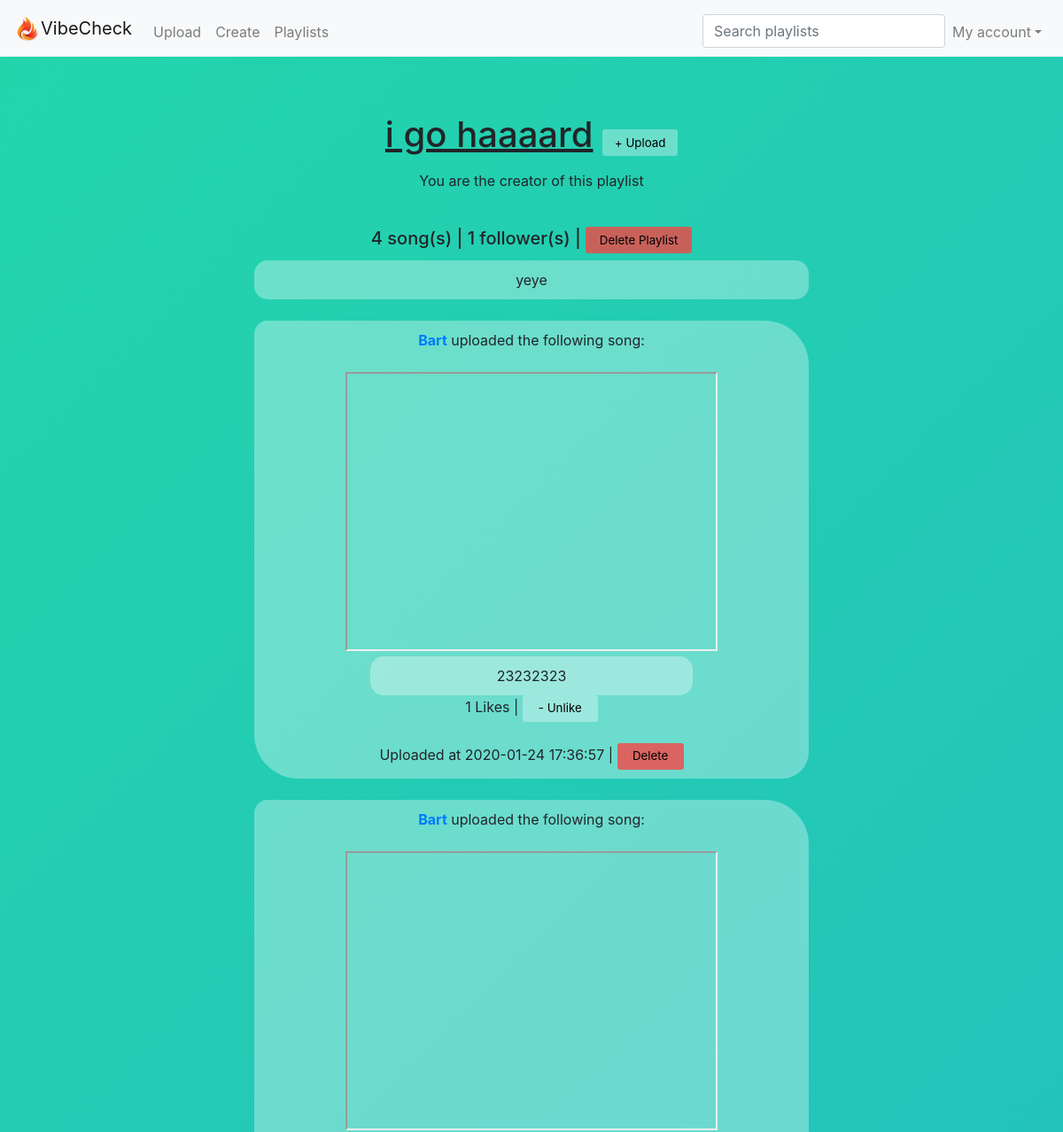
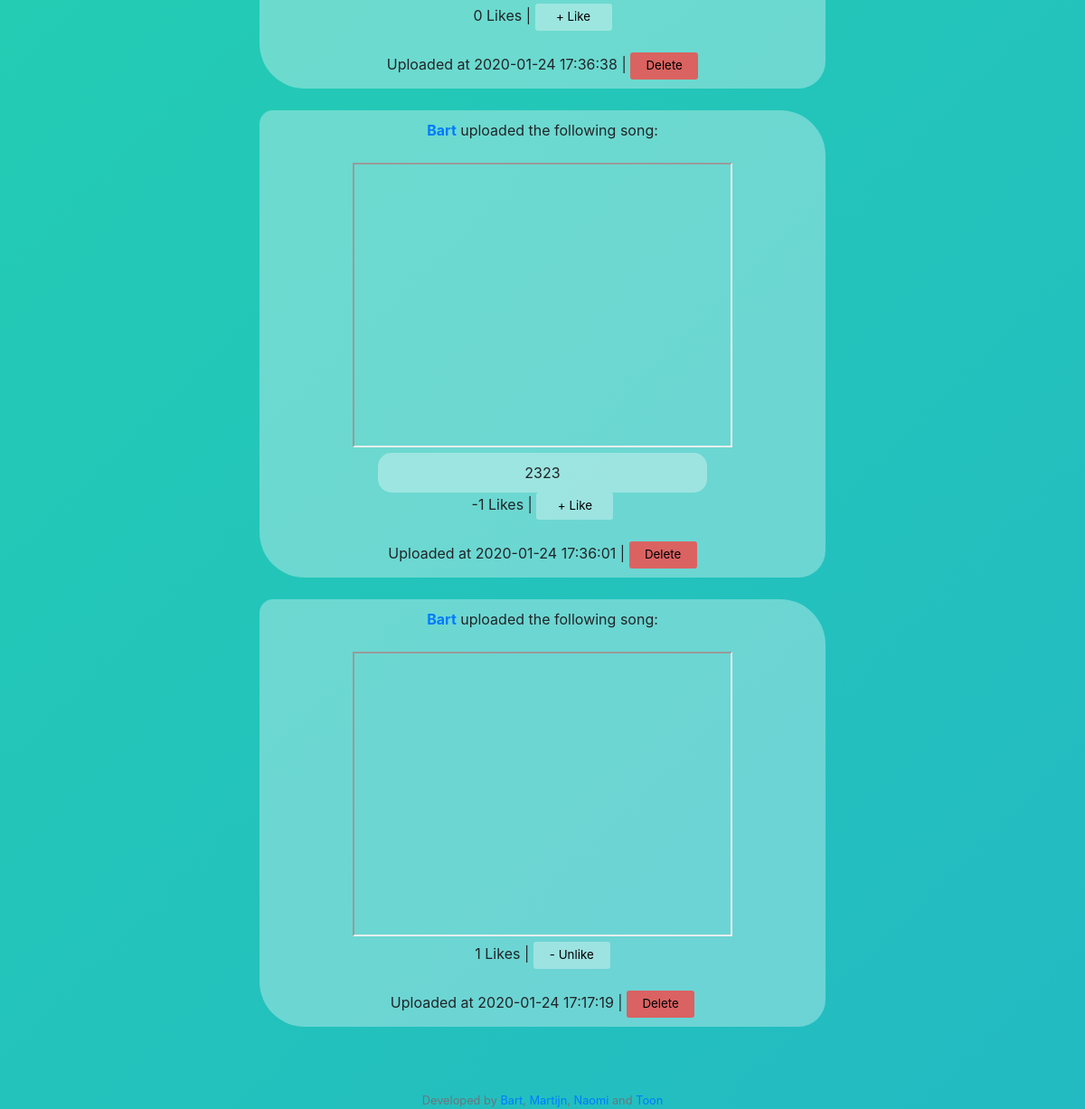
Page /playlist_profile?id=1 (signed in) on the committed database (2 pictures, top to bottom).
### tables this page shows
CREATE TABLE 'playlists' ('playlist_id' integer PRIMARY KEY NOT NULL, 'playlist_name' text, 'description' text, 'creator_id' integer);

CREATE TABLE 'tracks' ('playlist_id' integer, 'link' text, 'added_by' text, 'time' timestamp DEFAULT CURRENT_TIMESTAMP,'link_desc' text, 'track_id'  INTEGER PRIMARY KEY NOT NULL  , 'likes' INTEGER DEFAULT 0);

CREATE TABLE 'users' ('user_id' integer PRIMARY KEY NOT NULL, 'username' text, 'hash' text);

### application.py (the view)
@app.route("/playlist_profile")
@login_required
def playlist_profile():
    current_user = db.execute("SELECT username FROM users WHERE user_id = :user_id", user_id = session["user_id"])
    playlist_id = request.args.get("id")
    user_id = session["user_id"]
    description = db.execute("SELECT description FROM playlists WHERE playlist_id= :playlist_id", playlist_id=playlist_id)
    creator_id = db.execute("SELECT creator_id FROM playlists WHERE playlist_id= :playlist_id", playlist_id=playlist_id)
    playlist_name = db.execute("SELECT playlist_name FROM playlists WHERE playlist_id = :playlist_id", playlist_id=playlist_id)
    for playlist in playlist_name:
        playlist_name = playlist["playlist_name"]
    for id in creator_id:
        creator_id = id["creator_id"]
    followers = db.execute("SELECT user_id FROM playlist_users WHERE playlist_id = :playlist_id", playlist_id=playlist_id)
    rows = db.execute("SELECT added_by, link, time, link_desc, track_id, likes FROM tracks WHERE playlist_id= :playlist_id", playlist_id=playlist_id)
    links = []
    for link in rows:
        data1 = []
        data1.append(db.execute("SELECT username FROM users WHERE user_id = :user_id", user_id=link["added_by"]))
        youtube = link["link"]
        data1.append(youtube_api(youtube))
        data1.append(link["time"])
        data1.append(link["link_desc"])
        data1.append(link["track_id"])
        data1.append(link["likes"])
        if check_liked(user_id, link["track_id"]):
           data1.append("liked")
        else:
            data1.append("unliked")
        links.append(data1)
        print(links)
    links.sort(key=lambda x: x[2], reverse=True)
    if check_following(playlist_id, user_id):
        button = "follow"
    else:
        button = "unfollow"
    return render_template("playlist_profile.html", id= playlist_id, links=links, description=description, playlist_name=playlist_name,
                                posts=len(rows), followers=len(followers), current_user=current_user, button=button, user_id=user_id, creator_id=creator_id)

### application.py (called while the page is built)
@app.after_request
def after_request(response):
    response.headers["Cache-Control"] = "no-cache, no-store, must-revalidate"
    response.headers["Expires"] = 0
    response.headers["Pragma"] = "no-cache"
    return response

### helpers.py (called while the page is built)
def youtube_api(link):
    if "=" in link:
        link = link.split("=")
        link = link[1].split("&")
        for item in link:
            return item
    else:
        link = link.split("e/")
        link = link[1].split("?")
        for item in link:
            return item

def login_required(f):
    @wraps(f)
    def decorated_function(*args, **kwargs):
        if session.get("user_id") is None:
            return redirect("/login")
        return f(*args, **kwargs)
    return decorated_function

def check_following(playlist_id, user_id):
    check_follow = db.execute("SELECT user_id FROM playlist_users WHERE playlist_id = :playlist_id",
                              playlist_id=playlist_id)
    for i in check_follow:
        if i["user_id"] == user_id:
            return True

def check_liked(user_id, track_id):
    check_liked = db.execute("SELECT user_id FROM users_likedtracks WHERE track_id = :track_id", track_id=track_id)
    for i in check_liked:
        if i["user_id"] == user_id:
            return True

### templates/playlist_profile.html (shortened to what this page needs)
{% extends "layout.html" %}
{% block main %}
        <div align="center">
            <p><h1 align="center"><u>{{ playlist_name }}</u>  <a href="/upload"><button id="upload-button" type="button">+ Upload</button></a></h5></h1></p>
            {% if creator_id == user_id%}
                <p><h10>You are the creator of this playlist</h10></p>
            {% endif %}
            <br>
            <h5 align="center">{{posts}} song(s) | {{followers}} follower(s) |
            {% if creator_id == user_id%}
                <a href="/deleteplaylist?playlist_id={{id}}"><button id= 'delete-playlist-button' class="btn btn-outline-danger" type="button" onclick= "deleted()">Delete Playlist</button></a>
            {% else %}
                {% if button == "follow" %}
                    <a href="/follow?name={{id}}"><button id="unfollow-button" type="button"><span>Following</span></button></a></h5>
                {% else %}
                    <a href="/follow?name={{id}}"><button id="follow-button"  type="button">+ Follow!</button></a></h5>
                {% endif %}
            {% endif %}
        </div>
            {% if description[0]["description"] %}
            <div class = "comment">
                {{ description[0]["description"] }}
            </div>
            {% endif %}
        <br>
        {% for link in links %}
        <div class= "song">
            <div align="center" color=white>
                <a href="/profile?username={{link[0][0]['username']}}"><strong>{{link[0][0]["username"]}}</strong></a> uploaded the following song:
            </div>
            <br>
            <div align="center">
                <iframe width="420" height="315"
                    src="https://www.youtube.com/embed/{{link[1]}}">
                </iframe>
            </div>
            {% if link[3] %}
                <div class = "comment">
                    {{ link[3] }}
                </div>
            {% endif %}
            {% if link[6] != "liked" %}
                <div>
                    {{link[5]}} Likes |
                    <a href="/upvote?track_id={{link[4]}}"><button id="like-button" type="button">+ Like</button></a>
                </div>
            {% else %}
                <div>
                    {{link[5]}} Likes |
                    <a href="/upvote?track_id={{link[4]}}"><button id="unlike-button" type="button">- Unlike</button></a>
                </div>
            {% endif %}
            <br>
                Uploaded at {{link[2]}}
                {%if link[0]==current_user%}
                    | <a href="/deletesong?track_id={{link[4]}}"><button id="delete-song-button" type="button" onclick= "deleted()">Delete</button></a>
                {%endif%}
            </div>
        <br>
        {% endfor %}
{% endblock %}

### static/styles.css (style rules this page uses)
body { background: linear-gradient(-45deg, #ee7752, #e73c7e, #23a6d5, #23d5ab); background-size: 800% 400%; animation: gradient 15s ease infinite; }
.comment { margin: 0 auto; width:60%; right: 20px; text-align: center; background-color: rgba(255, 255, 255, 0.33); padding: 10px; border-radius: 15px 15px; }
.song { margin: 0 auto; width:60%; text-align: center; background-color: rgba(255, 255, 255, 0.33); padding: 10px; border-radius: 15px 50px 30px; }
#upload-button { color: #000000; font-size: 10pt; background-color: rgba(255, 255, 255, 0.33); border: 1px; border-radius: 3px; width: 85px; height: 30px; top: 50px; left: 50px; cursor: hand; }
#delete-playlist-button { color: #000000; font-size: 10pt; background-color: rgba(255, 60, 60, 0.75); border: 1px; border-color: red; border-radius: 3px; width: 120px; height: 30px; top: 50px; left: 50px; cursor: hand; }
#delete-song-button { color: #000000; font-size: 10pt; background-color: rgba(255, 60, 60, 0.75); border: 1px; border-color: red; border-radius: 3px; width: 75px; height: 30px; top: 50px; left: 50px; cursor: hand; }
#like-button { color: #000000; font-size: 10pt; background-color: rgba(255, 255, 255, 0.33); border: 1px; border-radius: 3px; width: 85px; height: 30px; top: 50px; left: 50px; cursor: hand; }
#unlike-button { color: #000000; font-size: 10pt; background-color: rgba(255, 255, 255, 0.33); border: 1px; border-radius: 3px; width: 85px; height: 30px; top: 50px; left: 50px; cursor: hand; }

### rows in the picture
playlists: playlist_name "i go haaaard", description "yeye"
tracks: username "Bart", link_desc "23232323", likes "1", time "2020-01-24 17:36:57"
tracks: username "Bart", likes "0", time "2020-01-24 17:36:38"
tracks: username "Bart", link_desc "2323", likes "-1", time "2020-01-24 17:36:01"
tracks: username "Bart", likes "1", time "2020-01-24 17:17:19"

### other values in the picture
{{ posts }} "4"
{{ followers }} "1"
